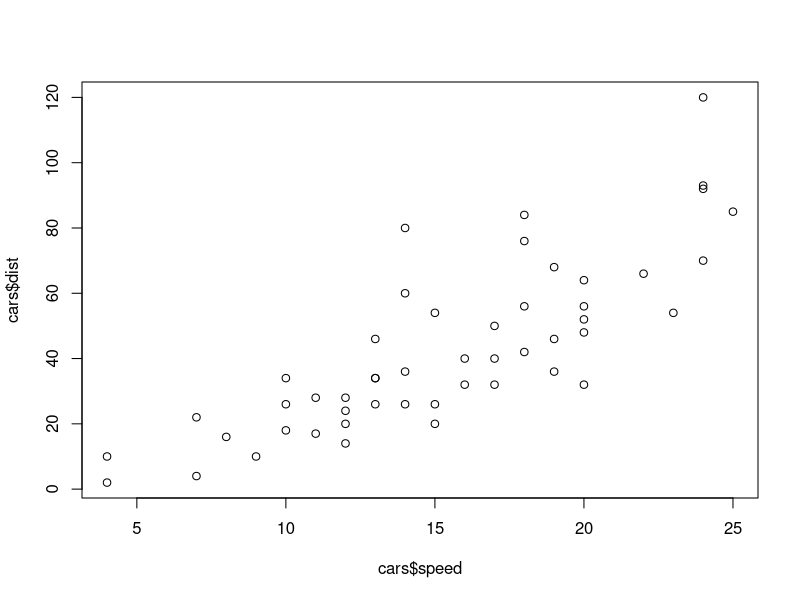
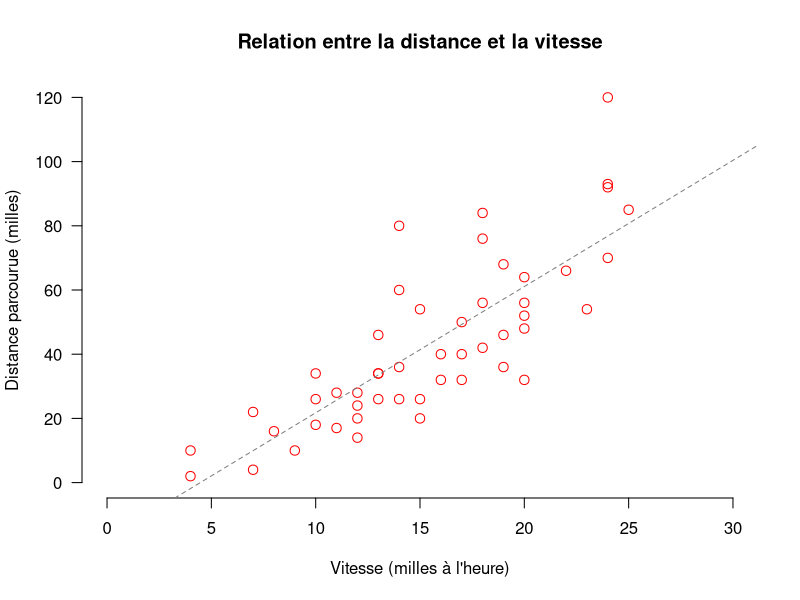

Recreate these plots in R, in order. (Note: this script raises an error after producing the figures.)
## ---- chunk 1
str(cars)
## ---- chunk 2
plot(cars$speed, cars$dist)
## ---- chunk 3
plot(cars$dist ~ cars$speed, # variables mises en relation avec ~
     type = "p", # nuage de points
     main = "Relation entre la distance et la vitesse", # titre
     xlab = "Vitesse (milles à l'heure)", # titre axe des x
     ylab = "Distance parcourue (milles)", # titre axe des y
     col = "red", # couleur des points
     las = 1, # orientation horizontale des chiffres sur axe y
     cex = 1.25, # grosseur des points
     frame = FALSE, # pas de cadre autour du graphique
     xlim = c(0, 30), # étendue axe des x
     ylim = c(0, 120) # étendue axe des y
)
model_1 <- lm(cars$dist ~ cars$speed) # modèle linéaire simple
abline(model_1, col="grey50", cex=2, lty="dashed") # droite de régression
## ---- chunk 4
knitr::include_graphics('figures/show_all_code.png')
